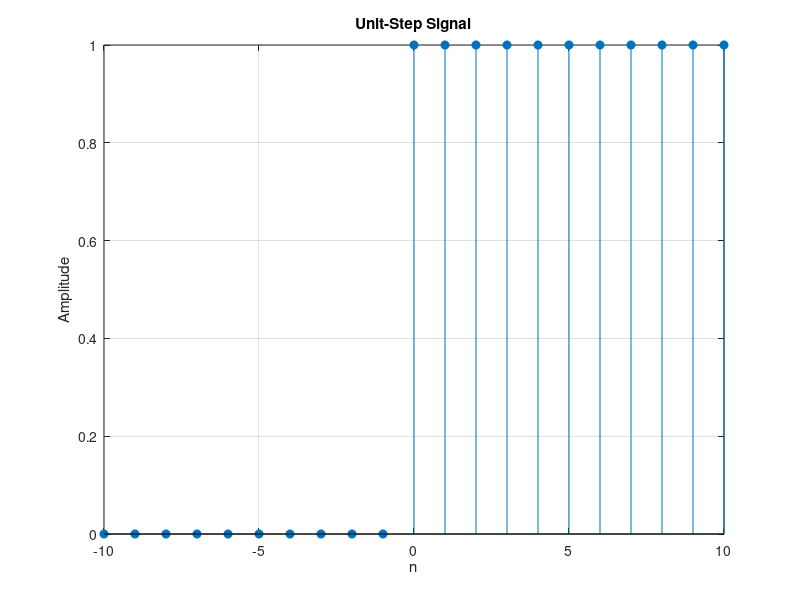

Write MATLAB code to recreate this figure.
clc;
clear all;
close all;
n = -10:10;          % Time index
x = (n >= 0);        % Unit step function
stem(n, x, 'filled'); %Plots circles that are hollow at the data points
xlabel('n');
ylabel('Amplitude');
title('Unit-Step Signal');
grid on;
